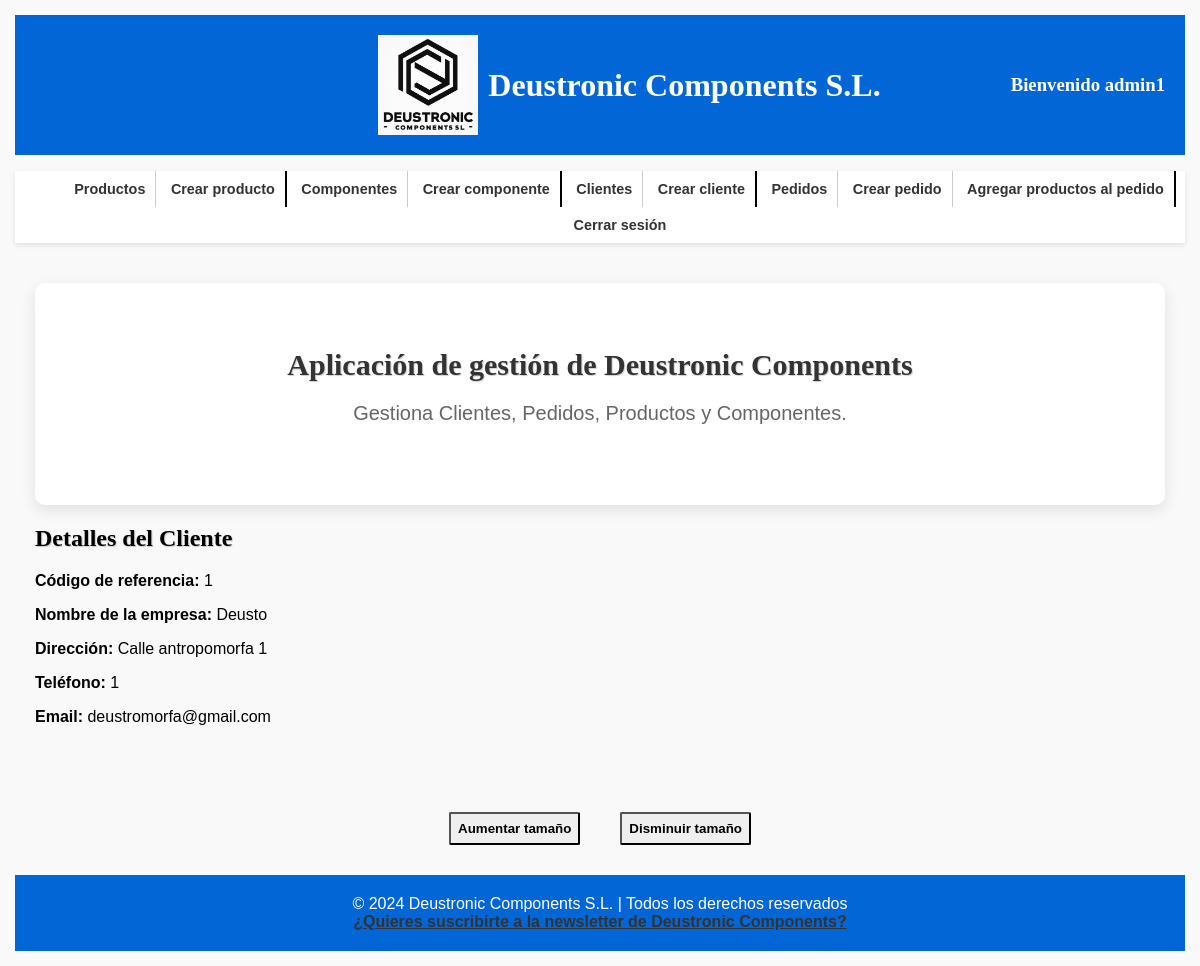
The page /appDeustronicComponents/cliente/1 (signed in) on the database as committed earlier.
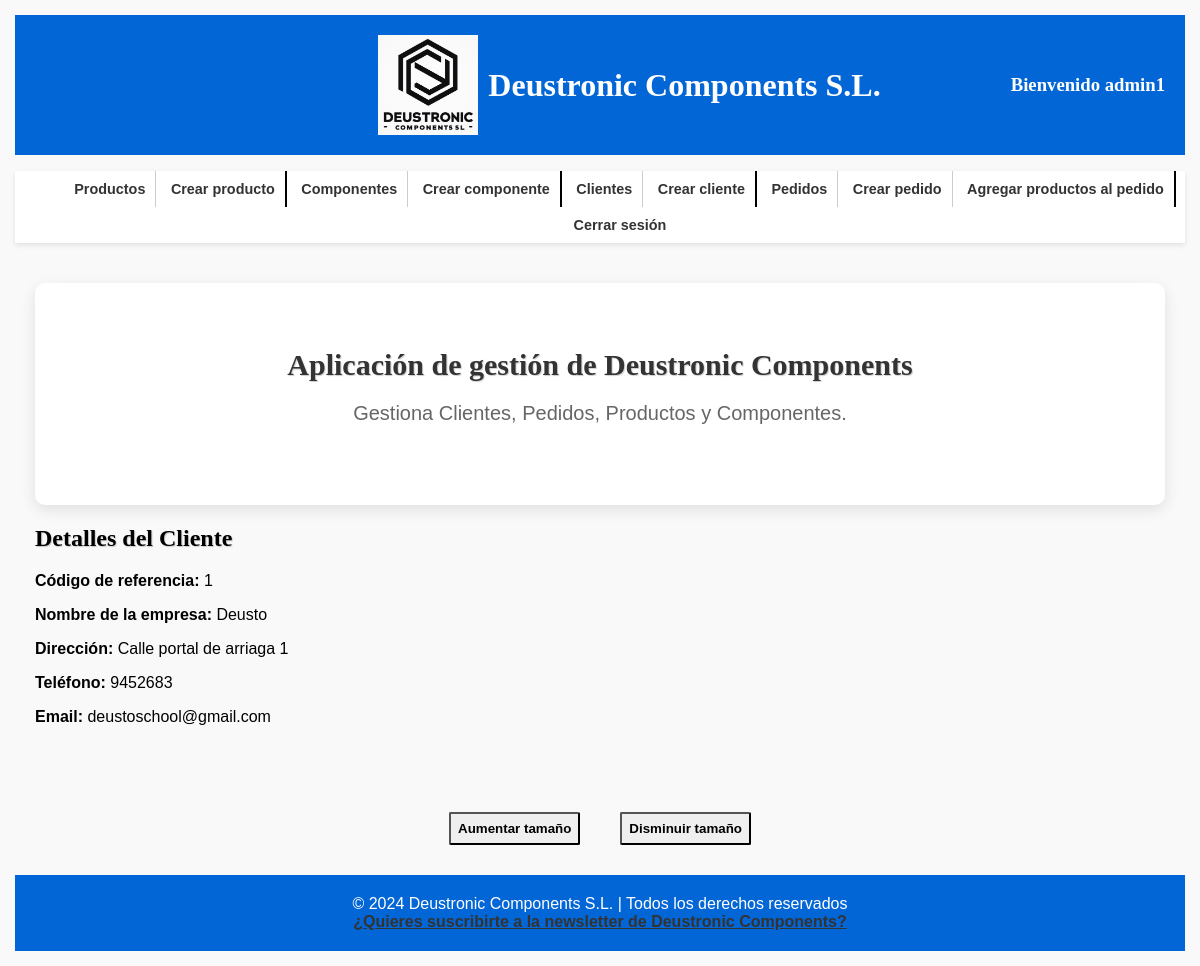
The same page on the database as committed later.
### appDeustronicComponents/models.py (models this page shows, shortened)
class Cliente(models.Model):
    cif = models.CharField(max_length=100, primary_key=True)
    nombre_empresa = models.CharField(max_length=100)
    direccion = models.CharField(max_length=255)
    telefono = models.IntegerField()
    email = models.EmailField(max_length=255)
    created = models.DateTimeField(auto_now_add=True)
    updated = models.DateTimeField(auto_now=True)
    class Meta:
        verbose_name_plural = "clientes"
        verbose_name = "cliente"
        ordering = ["-created"]

### appDeustronicComponents/views.py (the view)
# urls.py: path('cliente/<str:pk>', ClienteDetailView.as_view(), name='detalle_cliente'),
class ClienteDetailView(DetailView):
    model = Cliente
    template_name = 'appDeustronicComponents/cliente_detail.html'
    context_object_name = 'cliente'
    @method_decorator(login_required)
    def dispatch(self, request, *args, **kwargs):
        return super().dispatch(request, *args, **kwargs)

### templates/appDeustronicComponents/cliente_detail.html (shortened to what this page needs)
{% extends 'base.html' %}
{% block contenido %}
    <h2 class="izq">Detalles del Cliente</h2>
    <p><strong>Código de referencia:</strong> {{ cliente.cif }}</p>
    <p><strong>Nombre de la empresa:</strong> {{ cliente.nombre_empresa }}</p>
    <p><strong>Dirección:</strong> {{ cliente.direccion }}</p>
    <p><strong>Teléfono:</strong> {{ cliente.telefono }}</p>
    <p><strong>Email:</strong> {{ cliente.email }}</p>
{% endblock %}

Rows that differ between the two databases and show on the page:
changed Cliente "Deusto": direccion "Calle antropomorfa 1" → "Calle portal de arriaga 1"; telefono "1" → "9452683"; email "deustromorfa@gmail.com" → "deustoschool@gmail.com"
